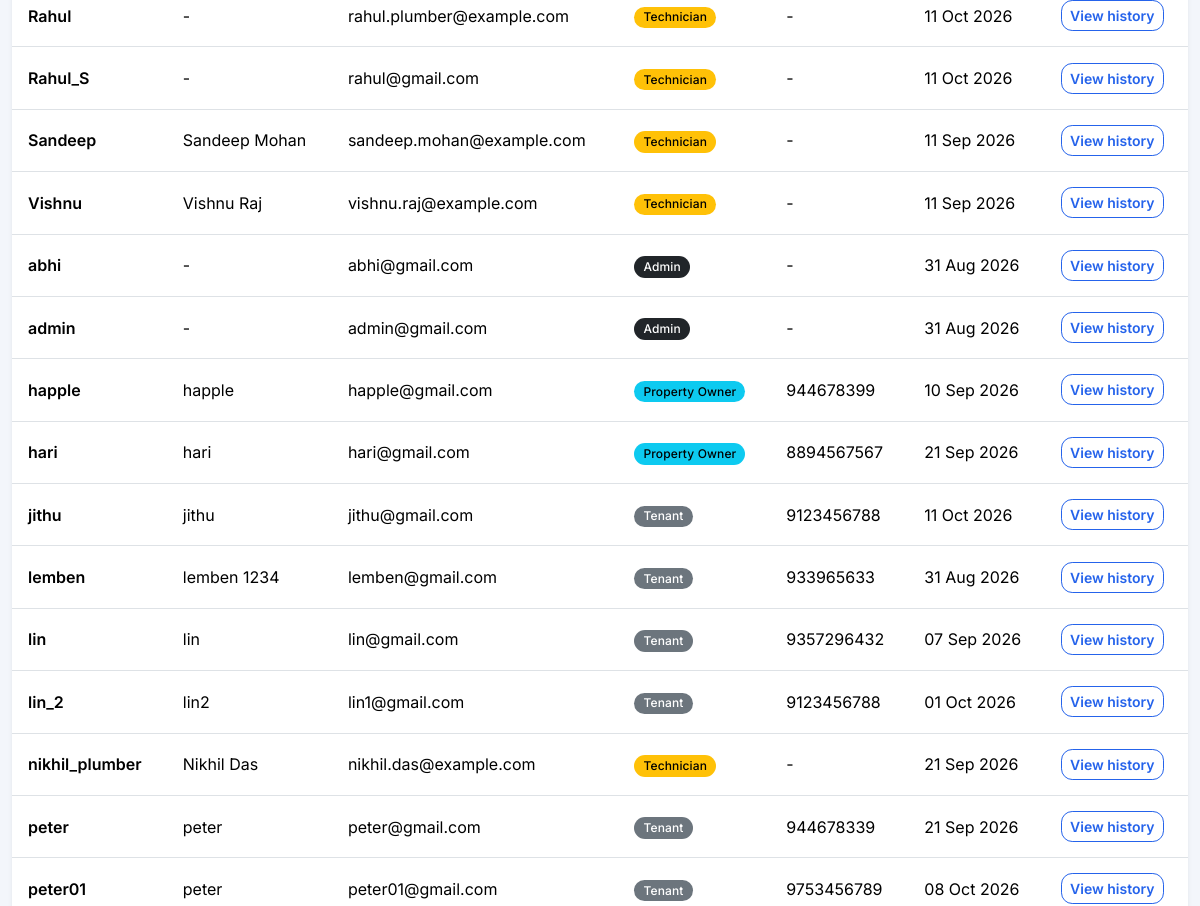
The app's page /admin-dashboard/users/ (signed in, middle part), older data.
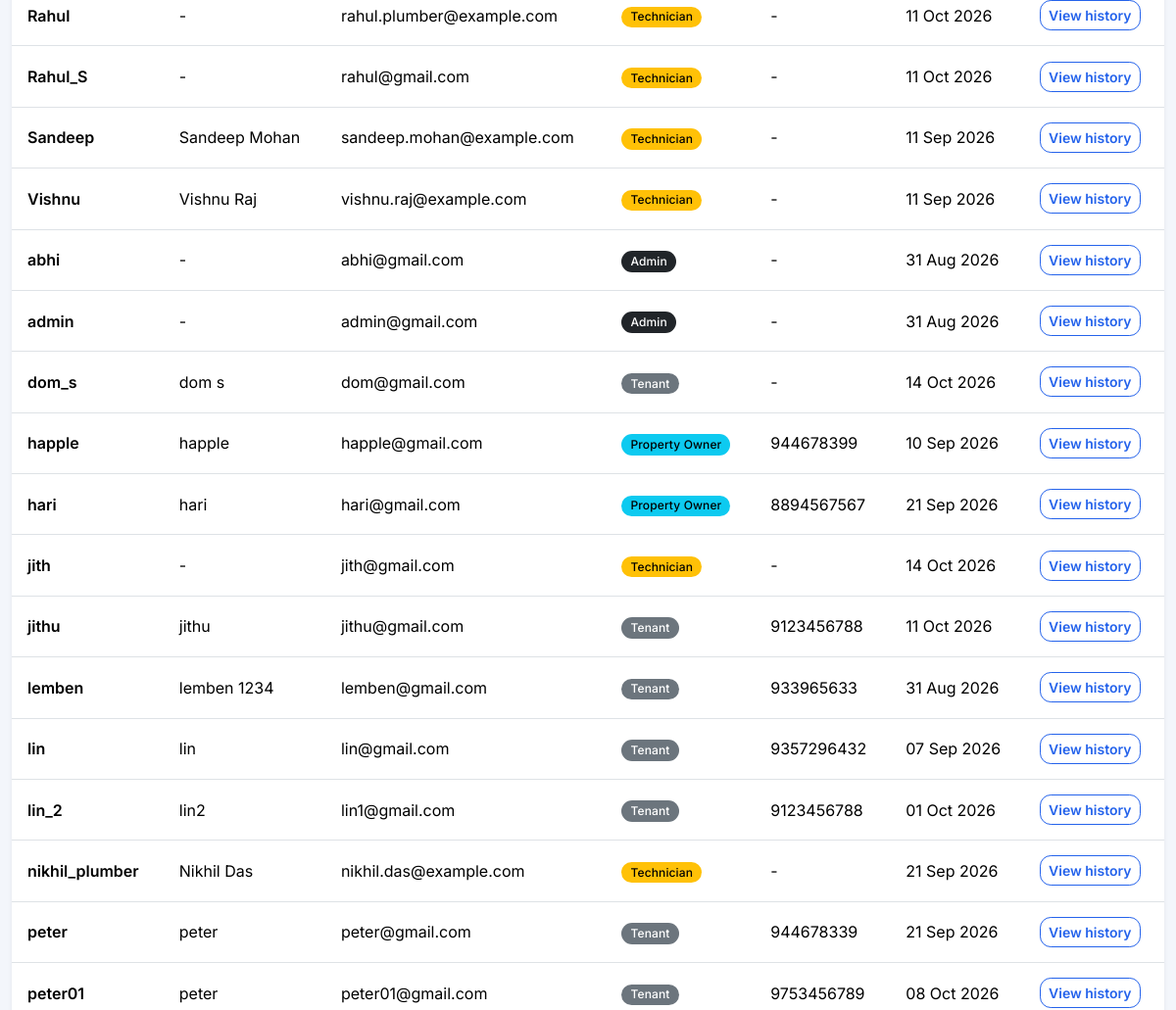
The same page, newer data.
### accounts/models.py (models this page shows, shortened)
class User(AbstractUser):
    class Role(models.TextChoices):
        ADMIN = "ADMIN", "Admin"
        OWNER = "OWNER", "Property Owner"
        TENANT = "TENANT", "Tenant"
        TECHNICIAN = "TECHNICIAN", "Technician"
    email = models.EmailField(unique=True)
    phone = models.CharField(max_length=15, blank=True)
    profile_image = models.ImageField(upload_to="profiles/", blank=True, null=True)
    role = models.CharField(max_length=10, choices=Role.choices, default=Role.TENANT)

### core/views.py (the view)
# urls.py: path("admin-dashboard/users/", views.admin_users, name="admin_users"),
@login_required
def admin_users(request):
    if not _admin_only(request):
        messages.error(request, "Admin access is required.")
        return redirect("accounts:dashboard")
    users = User.objects.all().order_by("username")
    role = request.GET.get("role", "").strip()
    if role in dict(User.Role.choices):
        users = users.filter(role=role)
    return render(request, "core/admin_users.html", {
        "users": users,
        "roles": User.Role.choices,
        "selected_role": role,
    })

### core/views.py (called while the page is built)
def _admin_only(request):
    return request.user.is_authenticated and (request.user.is_superuser or request.user.role == User.Role.ADMIN)

### templates/core/admin_users.html (shortened to what this page needs)
{% extends "base.html" %}
{% block content %}
<div class="container py-5">
  <div class="card border-0 shadow-sm">
    <div class="table-responsive">
      <table class="table align-middle mb-0">
        <tbody>
          {% for account in users %}
          <tr>
            <td class="fw-semibold">{{ account.username }}</td>
            <td>{{ account.get_full_name|default:"-" }}</td>
            <td>{{ account.email }}</td>
            <td>
              <span class="badge {% if account.role == 'ADMIN' %}text-bg-dark{% elif account.role == 'OWNER' %}text-bg-info{% elif account.role == 'TECHNICIAN' %}text-bg-warning{% else %}text-bg-secondary{% endif %}">
                {{ account.get_role_display }}
              </span>
            </td>
            <td>{{ account.phone|default:"-" }}</td>
            <td>{{ account.date_joined|date:"d M Y" }}</td>
            <td><a class="btn btn-sm btn-outline-primary" href="{% url 'core:admin_user_detail' account.pk %}">View history</a></td>
          </tr>
          {% empty %}
          <tr><td colspan="7" class="text-center text-secondary py-5">No users found.</td></tr>
          {% endfor %}
        </tbody>
      </table>
    </div>
  </div>
</div>
{% endblock %}

Row changes from the older to the newer data that the page shows:
added User: username "dom_s", get_full_name "dom s", email "dom@gmail.com", role "Tenant", phone "-", date_joined "14 Oct 2026"
added User: username "jith", get_full_name "-", email "jith@gmail.com", role "Technician", phone "-", date_joined "14 Oct 2026"
